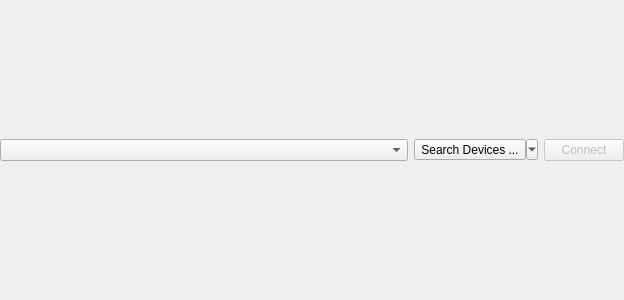
<?xml version="1.0" encoding="UTF-8"?>
<ui version="4.0">
 <class>DeviceSearchWidget</class>
 <widget class="QWidget" name="DeviceSearchWidget">
  <property name="geometry">
   <rect>
    <x>0</x>
    <y>0</y>
    <width>624</width>
    <height>300</height>
   </rect>
  </property>
  <layout class="QHBoxLayout" name="horizontalLayout">
   <property name="spacing">
    <number>6</number>
   </property>
   <property name="leftMargin">
    <number>0</number>
   </property>
   <property name="topMargin">
    <number>0</number>
   </property>
   <property name="rightMargin">
    <number>0</number>
   </property>
   <property name="bottomMargin">
    <number>0</number>
   </property>
   <item>
    <widget class="QComboBox" name="devicesComboBox">
     <property name="sizePolicy">
      <sizepolicy hsizetype="Expanding" vsizetype="Fixed">
       <horstretch>0</horstretch>
       <verstretch>0</verstretch>
      </sizepolicy>
     </property>
     <property name="toolTip">
      <string>&lt;html&gt;&lt;head/&gt;&lt;body&gt;&lt;p&gt;&lt;span style=&quot; font-weight:700;&quot;&gt;Device List&lt;/span&gt;&lt;/p&gt;&lt;p&gt;List of detected NV200 devices.&lt;/p&gt;&lt;/body&gt;&lt;/html&gt;</string>
     </property>
    </widget>
   </item>
   <item>
    <widget class="QToolButton" name="searchDevicesButton">
     <property name="sizePolicy">
      <sizepolicy hsizetype="Fixed" vsizetype="Fixed">
       <horstretch>0</horstretch>
       <verstretch>0</verstretch>
      </sizepolicy>
     </property>
     <property name="toolTip">
      <string>&lt;html&gt;&lt;head/&gt;&lt;body&gt;&lt;p&gt;&lt;span style=&quot; font-weight:700;&quot;&gt;Search Devices&lt;/span&gt;&lt;/p&gt;&lt;p&gt;Search for all NV200 devices connected via USB or Ethernet. Click the menu button to search only USB or only Ethernet devices.&lt;/p&gt;&lt;/body&gt;&lt;/html&gt;</string>
     </property>
     <property name="text">
      <string>Search Devices ...</string>
     </property>
     <property name="popupMode">
      <enum>QToolButton::ToolButtonPopupMode::MenuButtonPopup</enum>
     </property>
     <property name="toolButtonStyle">
      <enum>Qt::ToolButtonStyle::ToolButtonTextBesideIcon</enum>
     </property>
     <property name="style" stdset="0">
      <string>pushButton</string>
     </property>
     <property name="alignedWithEdit" stdset="0">
      <bool>true</bool>
     </property>
    </widget>
   </item>
   <item>
    <widget class="QPushButton" name="connectionButton">
     <property name="enabled">
      <bool>false</bool>
     </property>
     <property name="sizePolicy">
      <sizepolicy hsizetype="Fixed" vsizetype="Fixed">
       <horstretch>0</horstretch>
       <verstretch>0</verstretch>
      </sizepolicy>
     </property>
     <property name="toolTip">
      <string>&lt;html&gt;&lt;head/&gt;&lt;body&gt;&lt;p&gt;&lt;span style=&quot; font-weight:700;&quot;&gt;Connect&lt;/span&gt;&lt;/p&gt;&lt;p&gt;Connect to the device you selected from the list.&lt;/p&gt;&lt;/body&gt;&lt;/html&gt;</string>
     </property>
     <property name="text">
      <string>Connect</string>
     </property>
     <property name="alignedWithEdit" stdset="0">
      <bool>true</bool>
     </property>
    </widget>
   </item>
  </layout>
 </widget>
 <resources/>
 <connections/>
</ui>
